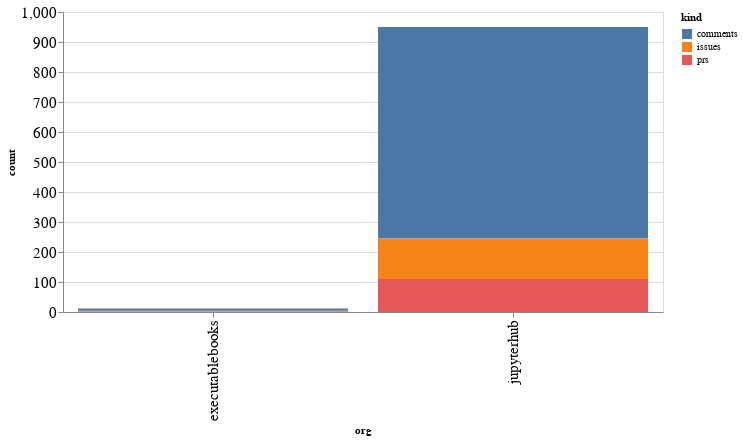

The notebook cell this image was saved under:
### Code cell
alt.Chart(org_summaries, width=600).mark_bar().encode(
    x='org',
    y='count',
    color='kind',
    tooltip="org"
)

### Figure 1 — Vega-Lite specification as saved in the notebook (floating-point values rounded to 4 significant figures)
{"config": {"axisLeft": {"labelFontSize": 15}, "axisBottom": {"labelFontSize": 15}}, "data": {"name": "data-98e545147016862a8f612d08bfb1360a"}, "mark": "bar", "encoding": {"color": {"type": "nominal", "field": "kind"}, "tooltip": {"type": "nominal", "field": "org"}, "x": {"type": "nominal", "field": "org"}, "y": {"type": "quantitative", "field": "count"}}, "width": 600, "$schema": "https://vega.github.io/schema/vega-lite/v4.8.1.json", "datasets": {"data-98e545147016862a8f612d08bfb1360a": [{"org": "executablebooks", "kind": "comments", "count": 8}, {"org": "executablebooks", "kind": "issues", "count": 2}, {"org": "executablebooks", "kind": "prs", "count": 2}, {"org": "jupyterhub", "kind": "comments", "count": 705}, {"org": "jupyterhub", "kind": "issues", "count": 135}, {"org": "jupyterhub", "kind": "prs", "count": 110}]}}
